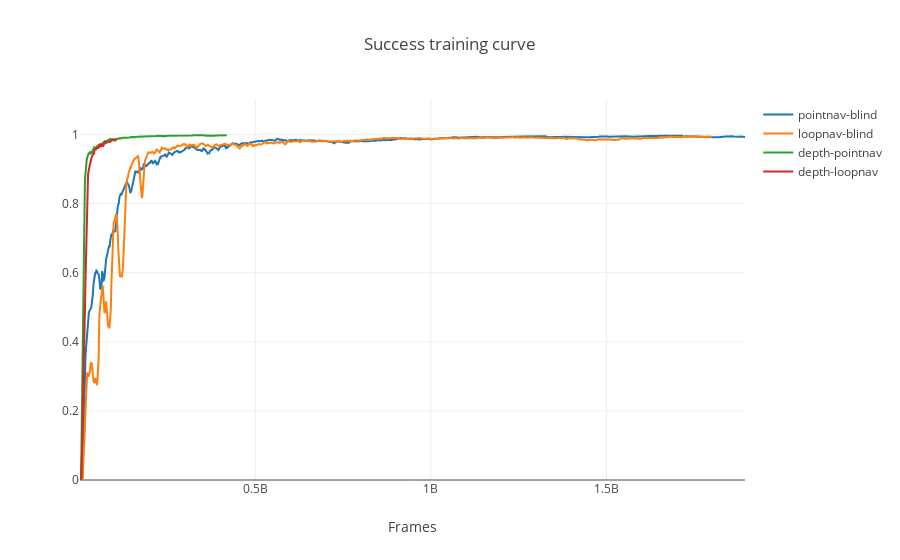

The notebook cell this image was saved under:
### Code cell
success_data = []
for tr in train_results:
    t = go.Scatter(x=tr[0]["frames"], y=tr[0] ["success"], name=tr[1])
    success_data.append(t)
    
layout = dict(
    title="Success training curve",
    xaxis=dict(title="Frames"),
    yaxis=dict(range=(0, 1.1))
)

fig = dict(data=success_data, layout=layout)
iplot(fig, show_link=False)

### Figure 1 — Plotly figure (JSON) as saved in the notebook; plotly's stock layout.template omitted (floating-point values rounded to 4 significant figures; data arrays with more than 128 entries replaced by an {"elided": "..."} marker saying what was removed)
{"data": [{"name": "pointnav-blind", "type": "scatter", "uid": "5833c136-b167-490c-939a-af33213f044c", "x": {"elided": "1156 int values"}, "y": {"elided": "1156 float values"}}, {"name": "loopnav-blind", "type": "scatter", "uid": "8cfd3c58-5bfd-40ee-b877-6b4f21c79ac5", "x": {"elided": "1099 int values"}, "y": {"elided": "1099 float values"}}, {"name": "depth-pointnav", "type": "scatter", "uid": "9569a8b5-4205-4edd-922b-050bdff826a5", "x": {"elided": "511 int values"}, "y": {"elided": "511 float values"}}, {"name": "depth-loopnav", "type": "scatter", "uid": "46ff04d8-7182-4e9c-8b16-3fdb327893e5", "x": {"elided": "129 int values"}, "y": {"elided": "129 float values"}}], "layout": {"title": {"text": "Success training curve"}, "xaxis": {"title": {"text": "Frames"}}, "yaxis": {"range": [0, 1.1]}}}
